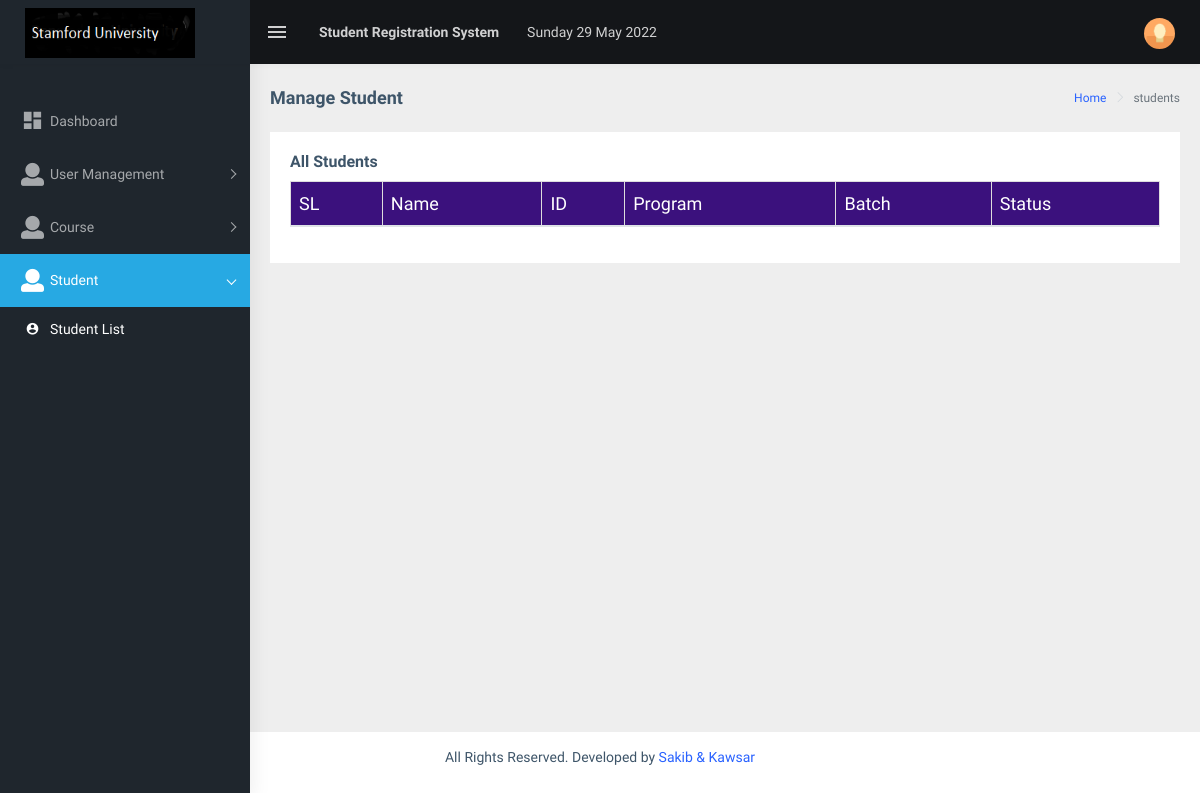
/app/student-list.php (signed in), run on an earlier commit of the app's database.
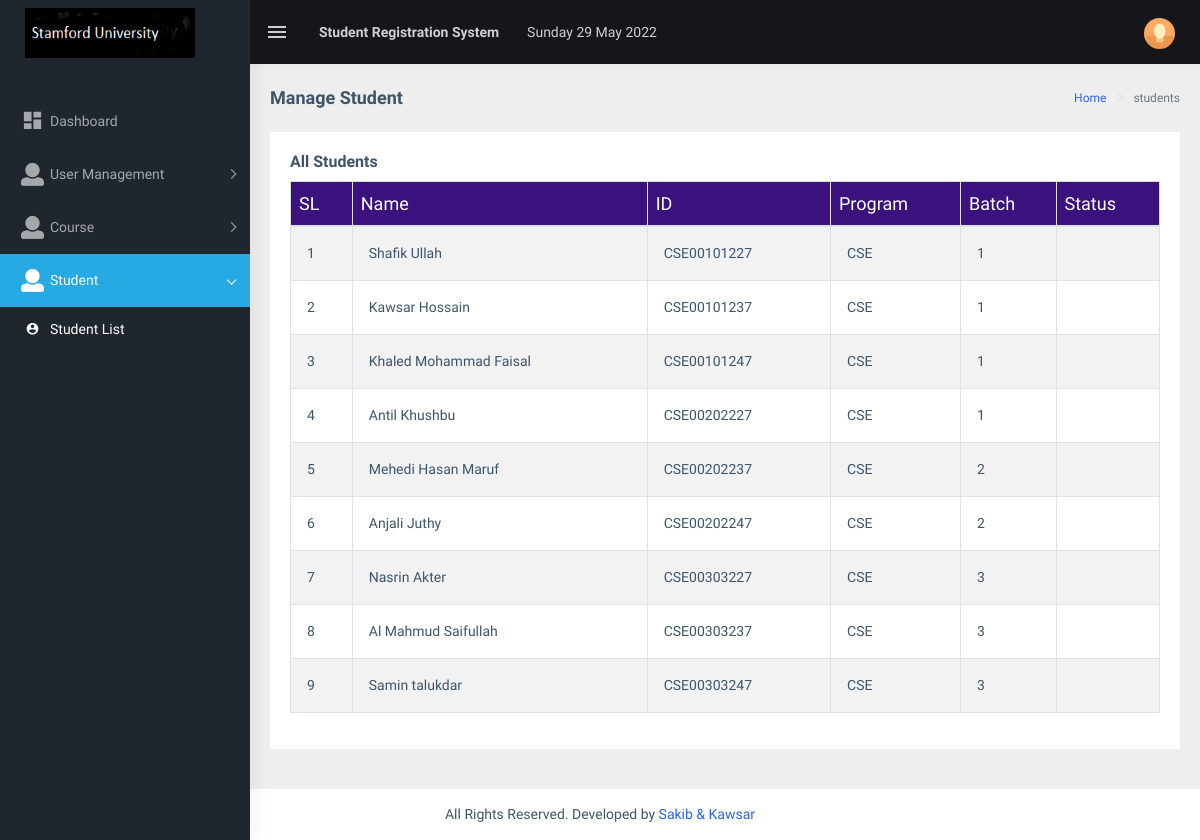
And on a later commit of the database.
### tables this page shows
CREATE TABLE `students` (
  `id` int(11) NOT NULL,
  `student_name` varchar(255) NOT NULL,
  `student_id` varchar(255) NOT NULL DEFAULT '0',
  `student_password` varchar(255) NOT NULL,
  `student_dob` varchar(20) NOT NULL,
  `program` varchar(255) NOT NULL,
  `batch` int(11) NOT NULL DEFAULT 0,
  `student_email` varchar(255) NOT NULL,
  `student_contact` varchar(255) NOT NULL,
  `student_address` text NOT NULL,
  `status` int(11) NOT NULL DEFAULT 1,
  `joining_date` timestamp NOT NULL DEFAULT current_timestamp()
);

### app/core/Session.php (called while the page is built, shortened)
<?php
class Session{
 public static function get($key){
  if (isset($_SESSION[$key])) {
   return $_SESSION[$key];
  } else {
   return false;
  }
 }
}
?>

### app/core/Database.php (called while the page is built, shortened)
<?php
Class Database {
    public $host = DB_HOST;
    public $user = DB_USER;
    public $pass = DB_PASS;
    public $dbname = DB_NAME;
    public $link;
    private function connectDB() {
        $this->link = new mysqli($this->host, $this->user, $this->pass, $this->dbname);
    }
    public function select($query) {
        $result = $this->link->query($query) or
                die($this->link->error . __LINE__);
        if ($result->num_rows > 0) {
            return $result;
        } else {
            return false;
        }
    }
}
?>

### app/class/Admin.php (called while the page is built, shortened)
<?php
class Admin {
    private $db;
    public function __construct() {
        $this->db = new Database();
    }
    public function getAllStudent() {
        $query = "SELECT * FROM students";
        $result = $this->db->select($query);
        return $result;
    }
}
?>

### app/student-list.php (the view, shortened to what this page needs)
<?php include 'header.php'; ?>
<?php include 'sidebar.php'; ?>
<div class="page-wrapper">
    <div class="page-breadcrumb">
        <div class="row">
            <div class="col-12 d-flex no-block align-items-center">
                <h4 class="page-title">Manage Student</h4>
                <div class="ml-auto text-right">
                    <nav aria-label="breadcrumb">
                        <ol class="breadcrumb">
                            <li class="breadcrumb-item"><a href="dashboard.php">Home</a></li>
                            <li class="breadcrumb-item active" aria-current="page">students</li>
                        </ol>
                    </nav>
                </div>
            </div>
        </div>
    </div>
    <div class="container-fluid">
        <div class="row">
            <div class="col-md-12">
                <div class="card">
                    <div class="card-body">
                        <h5 class="card-title">All Students</h5>
                        <div class="table-responsive">
                            <table id="zero_config" class="table table-striped table-bordered tbl">
                                <thead>
                                    <tr>
                                        <th>SL</th>
                                        <th>Name</th>
                                        <th>ID</th>
                                        <th>Program</th>
                                        <th>Batch</th>
                                        <th>Status</th>
                                    </tr>
                                </thead>
                                <tbody>
                                    <?php
                                    $getStu = $admin->getAllStudent();
                                    if ($getStu) {
                                        $i = 0;
                                        while ($result = $getStu->fetch_assoc()) {
                                            $i++;
                                            ?>
                                            <tr>
                                                <td><?php echo $i; ?></td>
                                                <td><?php echo $result['student_name']; ?> <?php if($fm->getOldStudent($result['joining_date']) == 1){?><sup><span class="label label-danger">OLD</span></sup><?php } ?></td>
                                                <td><?php echo $result['student_id']; ?></td>
                                                <td><?php echo $result['program']; ?></td>
                                                <td><?php echo $result['batch']; ?></td>
                                                <td>
                                                </td>
                                            </tr>
                                            <?php
                                        }
                                    }
                                    ?>
                                </tbody>
                            </table>
                        </div>
                    </div>
                </div>
            </div>
        </div>
    </div>
</div>
<?php include 'footer.php'; ?>

### app/header.php (shortened to what this page needs)
<?php
include 'core/Session.php';
include 'core/Database.php';
include 'class/Admin.php';
$admin = new Admin();
?>
<!DOCTYPE html>
<html dir="ltr" lang="en">
    <head>
        <link href="assets/libs/flot/css/float-chart.css" rel="stylesheet">
        <link href="dist/css/style.min.css" rel="stylesheet">
        <link rel="stylesheet" type="text/css" href="assets/libs/select2/dist/css/select2.min.css">
        <link rel="stylesheet" type="text/css" href="assets/libs/jquery-minicolors/jquery.minicolors.css">
        <link rel="stylesheet" type="text/css" href="assets/libs/bootstrap-datepicker/dist/css/bootstrap-datepicker.min.css">
        <link rel="stylesheet" type="text/css" href="assets/libs/quill/dist/quill.snow.css">
        <link rel="stylesheet" type="text/css" href="assets/extra-libs/multicheck/multicheck.css">
        <link href="assets/libs/datatables.net-bs4/css/dataTables.bootstrap4.css" rel="stylesheet">
        <link href="assets/libs/datatables/jquery.dataTables.min.css" rel="stylesheet">
        <link href="assets/libs/datatables/buttons.dataTables.min.css" rel="stylesheet">
        <link href="assets/libs/toastr/build/toastr.min.css" rel="stylesheet">
        <link href="assets/libs/fullcalendar/dist/fullcalendar.min.css" rel="stylesheet" />
        <link href="assets/extra-libs/calendar/calendar.css" rel="stylesheet" />
    </head>
    <body>
        <div id="main-wrapper">
            <header class="topbar" data-navbarbg="skin5">
                <nav class="navbar top-navbar navbar-expand-md navbar-dark">
                    <div class="navbar-header" data-logobg="skin5">
                        <a class="navbar-brand" href="dashboard.php">
                            <span class="logo-text">
                                <img src="assets/images/sfu.PNG" alt="homepage" class="light-logo" width="170px" height="50px"/>
                            </span>
                        </a>
                    </div>
                    <div class="navbar-collapse collapse" id="navbarSupportedContent" data-navbarbg="skin5">
                        <ul class="navbar-nav float-left mr-auto">
                            <li class="nav-item d-none d-md-block"><a class="nav-link sidebartoggler waves-effect waves-light" href="javascript:void(0)" data-sidebartype="mini-sidebar"><i class="mdi mdi-menu font-24"></i></a></li>
                            <li class="nav-item dropdown">
                                <a class="nav-link dropdown-toggle" href="#" id="navbarDropdown" role="button" data-toggle="dropdown" aria-haspopup="true" aria-expanded="false">
                                    <span class="d-none d-md-block">
									<b>Student Registration System &nbsp;&nbsp;&nbsp;&nbsp;&nbsp;&nbsp;</b>
                                        <?php
                                        echo date('l d M Y');
                                        ?>
                                    </span>
                                </a>
                            </li>
                        </ul>
                        <ul class="navbar-nav float-right">
                            <li class="nav-item dropdown">
                                <a class="nav-link dropdown-toggle text-muted waves-effect waves-dark pro-pic" href="" data-toggle="dropdown" aria-haspopup="true" aria-expanded="false"><img src="assets/images/users/1.jpg" alt="<?php echo Session::get('user_name'); ?>" class="rounded-circle" width="31"></a>
                            </li>
                        </ul>
                    </div>
                </nav>
            </header>

### app/sidebar.php (shortened to what this page needs)
<aside class="left-sidebar" data-sidebarbg="skin5">
    <div class="scroll-sidebar">
        <nav class="sidebar-nav">
            <ul id="sidebarnav" class="p-t-30">
                <li class="sidebar-item"> <a class="sidebar-link waves-effect waves-dark sidebar-link" href="dashboard.php" aria-expanded="false"><i class="mdi mdi-view-dashboard"></i><span class="hide-menu">Dashboard</span></a></li>
                <?php
                if (Session::get("user_type") == '1') {
                    ?>
                    <li class="sidebar-item"> <a class="sidebar-link has-arrow waves-effect waves-dark" href="javascript:void(0)" aria-expanded="false"><i class="fas fa-user"></i><span class="hide-menu">User Management</span></a>
                    </li>
                    <li class="sidebar-item"> <a class="sidebar-link has-arrow waves-effect waves-dark" href="javascript:void(0)" aria-expanded="false"><i class="fas fa-user"></i><span class="hide-menu">Course</span></a>
                    </li>
                <?php } ?>
                <li class="sidebar-item"> <a class="sidebar-link has-arrow waves-effect waves-dark" href="javascript:void(0)" aria-expanded="false"><i class="fas fa-user"></i><span class="hide-menu">Student</span></a>
                        <ul aria-expanded="false" class="collapse  first-level">
                            <li class="sidebar-item"><a href="student-list.php" class="sidebar-link"><i class="mdi mdi-account-circle"></i><span class="hide-menu">Student List</span></a></li>
                        </ul>
                    </li>
            </ul>
        </nav>
    </div>
</aside>

### app/footer.php (shortened to what this page needs)
<footer class="footer text-center">
    All Rights Reserved. Developed by <a target = "_blank" href="#">Sakib & Kawsar</a>
</footer>
</div>
</body>
</html>

### app/header.php (style rules this page uses)
.tbl th { background-color: #3b117d; color: white; border: 1px solid #ddd; padding: 8px; font-size: 18px; font-weight: bold; }

What changed in the data, as far as the page shows it:
added students: student_name "Shafik Ullah", student "CSE00101227", program "CSE", batch "1"
added students: student_name "Kawsar Hossain", student "CSE00101237", program "CSE", batch "1"
added students: student_name "Khaled Mohammad Faisal", student "CSE00101247", program "CSE", batch "1"
added students: student_name "Antil Khushbu", student "CSE00202227", program "CSE", batch "1"
added students: student_name "Mehedi Hasan Maruf", student "CSE00202237", program "CSE", batch "2"
added students: student_name "Anjali Juthy", student "CSE00202247", program "CSE", batch "2"
added students: student_name "Nasrin Akter", student "CSE00303227", program "CSE", batch "3"
added students: student_name "Al Mahmud Saifullah", student "CSE00303237", program "CSE", batch "3"
added students: student_name "Samin talukdar", student "CSE00303247", program "CSE", batch "3"
